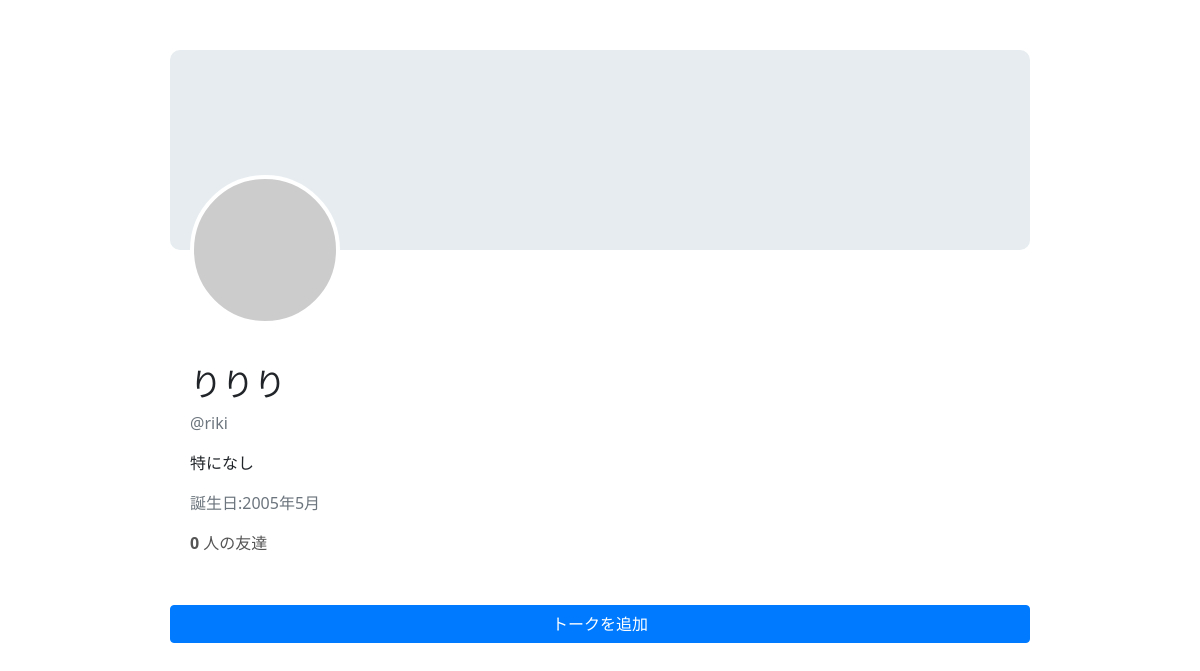
The app's page /home/riki/りりり-profile/, older data.
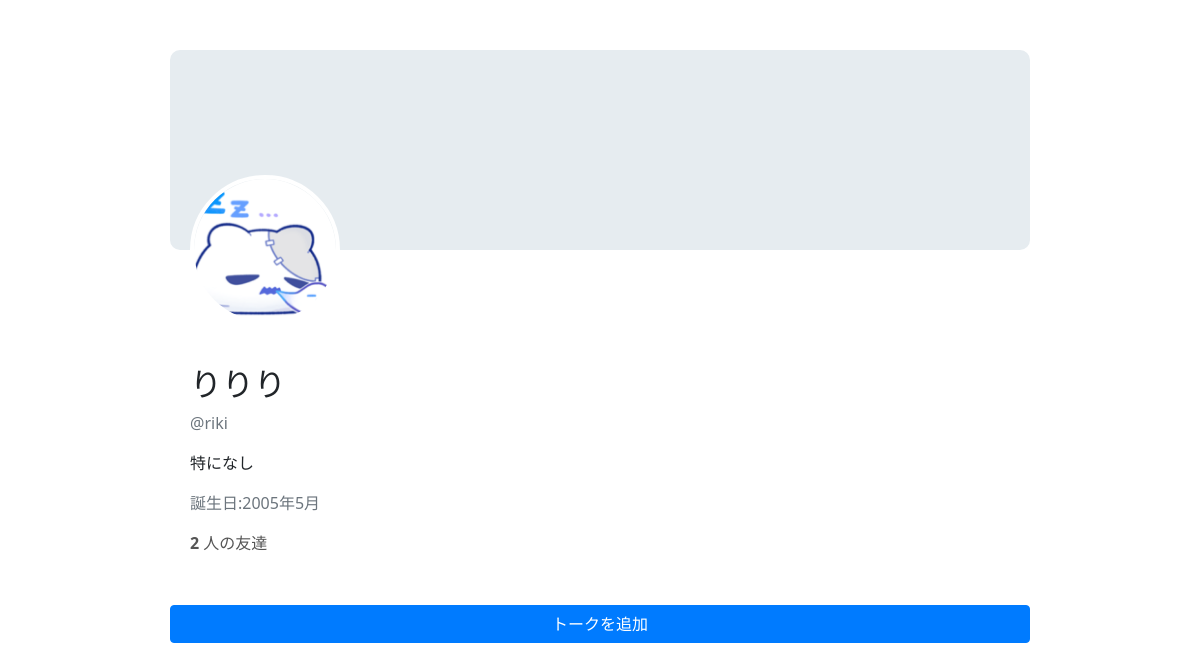
The same page, newer data.
### chat/models.py (models this page shows)
class MyProfile(models.Model):
    name = models.CharField(max_length=100)
    email = models.CharField(max_length=100)
    user_id  = models.CharField(max_length=100)
    nickname = models.CharField(max_length=100)
    profile = models.CharField(max_length=100,null = True,blank = True)
    birthday = models.DateField(max_length=100,default=date(1950, 1, 1))
    room_ids = models.JSONField(default=list,null = True,blank = True)
    avater = models.ImageField(upload_to='avatars/', null=True, blank=True)

### chat/views.py (the view)
# urls.py: path('home/<str:username>/<str:nickname>-profile/', views.profile, name='profile'),
def profile(request,username,nickname):
    profile = MyProfile.objects.get(nickname= nickname)
    return render(request,'profile/profile.html',{'profile':profile,'username':username})

### templates/profile/profile.html (shortened to what this page needs)
<!DOCTYPE html>
<html lang="ja">
<head>
  <link rel="stylesheet" href="https://stackpath.bootstrapcdn.com/bootstrap/4.5.2/css/bootstrap.min.css">
</head>
<body>
<div class="container">
  <div class="cover">
    {% if profile and profile.avater %}
      <img src="{{ profile.avater.url }}" alt="プロフィール画像" class="avatar">
    {% else %}
      <div class="avatar" style="background-color:#ccc;"></div>
    {% endif %}
  </div>
  <div class="profile-content">
    {% if profile %}
      <h2>{{ profile.nickname }}</h2>
      <p class="text-muted">@{{ username }}</p>
      <p>{{ profile.profile }}</p>
      <p class="text-muted">誕生日:{{ profile.birthday|date:"Y年n月" }}</p>
      <div class="stats">
        <span><strong>{{ profile.room_ids|length }}</strong> 人の友達</span>
      </div>
    {% else %}
      <p>プロフィールがまだ作成されていません。</p>
      <a href="{% url 'myprofile_add' username %}" class="btn btn-success">プロフィールを作成</a>
    {% endif %}
  </div>
  <div class="add-chat-btn">
    <form action="personal_chat_add_home" method="POST">
      <input type="submit" value="トークを追加" class="btn btn-primary btn-block">
    </form>
  </div>
</div>
</body>
</html>

### templates/profile/profile.html (style rules this page uses)
body { background-color: #fff; font-family: 'Segoe UI', Roboto, Helvetica, Arial, sans-serif; }
.container { max-width: 900px; margin: 30px auto; padding: 20px; }
.cover { background-color: #e6ecf0; height: 200px; position: relative; border-radius: 10px; margin-bottom: 20px; }
.avatar { width: 150px; height: 150px; border-radius: 50%; border: 4px solid #fff; position: absolute; bottom: -75px; left: 20px; object-fit: cover; }
.profile-content { padding: 95px 20px 20px 20px; }
.stats span { margin-right: 15px; color: #555; }
.add-chat-btn { display: block; margin-top: 30px; width: 100%; text-align: center; }

Row changes from the older to the newer data that the page shows:
changed MyProfile "りりり": avater: picture added; room_ids|length "0" → "2"; avater empty → "avatars/uubo.png" (drawn)
